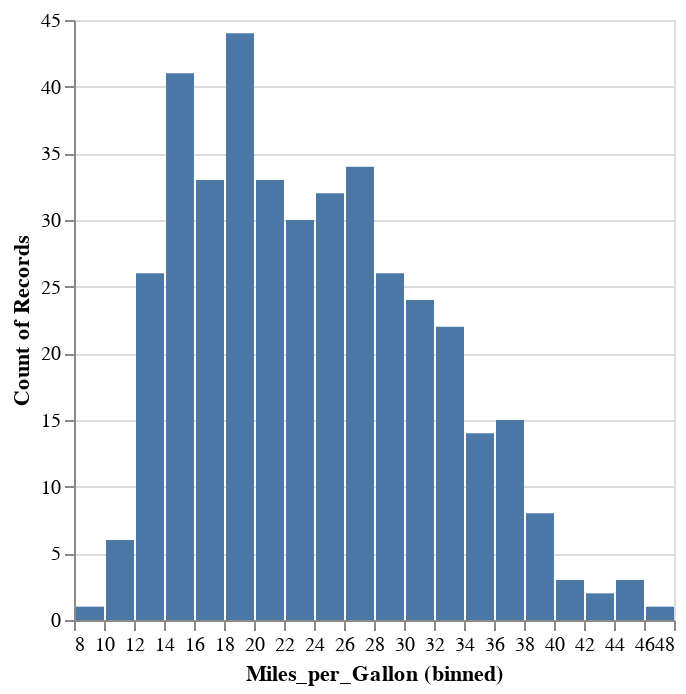

Notebook source saved alongside this figure:
### Markdown cell above
The number of bins can be configured by passing a `Bin` object with arguments:

### Code cell
alt.Chart(cars).mark_bar().encode(
    alt.X('Miles_per_Gallon:Q', bin=alt.Bin(maxbins=30)),
    y='count(*):Q'
)

### Figure 1 — Vega-Lite specification as saved in the notebook (floating-point values rounded to 4 significant figures; data arrays with more than 128 entries replaced by an {"elided": "..."} marker saying what was removed)
{"$schema": "https://vega.github.io/schema/vega-lite/v1.2.1.json", "data": {"values": {"elided": "406 records"}}, "encoding": {"x": {"bin": {"maxbins": 30}, "field": "Miles_per_Gallon", "type": "quantitative"}, "y": {"aggregate": "count", "field": "*", "type": "quantitative"}}, "mark": "bar"}
